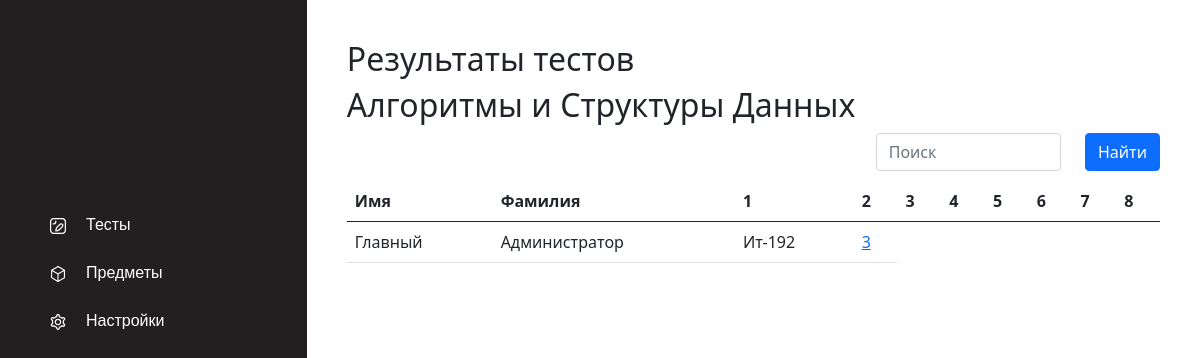
/subjects/results/?subject=1 (signed in), run on an earlier commit of the app's database.
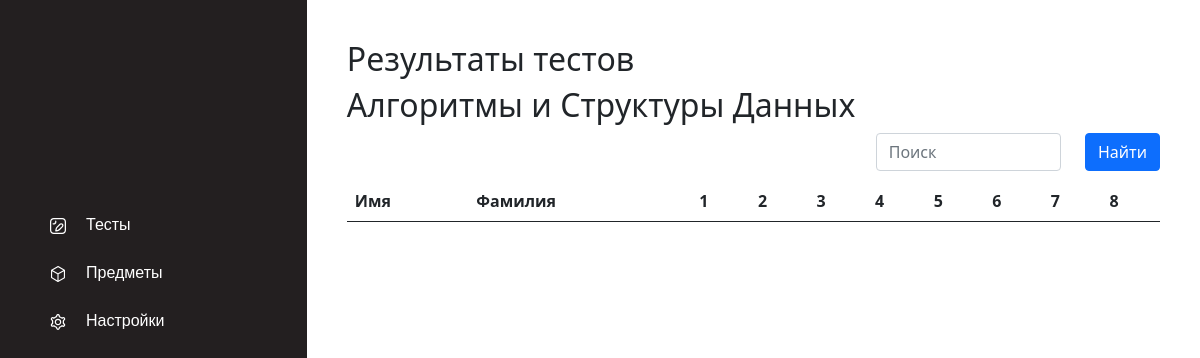
And on a later commit of the database.
### account/models.py (models this page shows)
class User(auth_models.AbstractUser):
    active_test = models.PositiveIntegerField(blank=True, null=True)
    study_group = models.ForeignKey(StudyGroup, on_delete=models.SET_NULL, null=True)

class StudyGroup(models.Model):
    name = models.CharField(max_length=20)

### results/views.py (the view, shortened to what this page needs)
# urls.py: path('results/', views.show_results, name='show results'),
@login_required(login_url='/account/auth/', redirect_field_name='')
def show_results(request):
    subject = Subject.objects.get(id=request.GET.get("subject"))
    user_status = User.objects.get(id=request.user.id).study_group.id
    results = get_subject_results(subject, user_status)
    return render(request, 'subjects/results.html', {'data': results, 'subject': subject, 'topics': [i for i in range(1, len(subject.topic_set.all()) + 1)]})

### templates/subjects/results.html (shortened to what this page needs)
{% extends "tests/../base.html" %}
{% block content %}
    <h2>Результаты тестов</h2>
        <h2>{{ subject.name }}</h2>
        <div class="container-fliud">
        <div class="row justify-content-end">
            <div style="margin-bottom: 10px" class="col-3"><input id='searchInput' class="form-control g-3" type="text" placeholder="Поиск" aria-label="default input example"></div>
            <div class="col-auto"><button id="searchButton" type="button" class="btn btn-primary">Найти</button></div>
        </div>
            <table class="table">
              <thead>
                <tr>
                  <th scope="col">Имя</th>
                  <th scope="col">Фамилия</th>
                    {% for topic in topics %}
                    <th scope="col">{{ topic }}</th>
                    {% endfor %}
                </tr>
              </thead>
              <tbody>
              {% for item in data %}
                <tr>
                    <td>{{ item.name }}</td>
                    <td>{{ item.surname }}</td>
                    <td>{{ item.group }}</td>
                    {% for result in item.results %}
                        <td><a href = "">{{ result }}</a></td>
                    {% endfor %}
                </tr>
              {% endfor %}
              </tbody>
            </table>
        </div>
{% endblock content %}

What changed in the data, as far as the page shows it:
no longer on this page (row edited): User: name "Главный", surname "Администратор"
no longer on this page (row edited): StudyGroup: group "Ит-192"
Also different on the page:
list line gone: "3"
